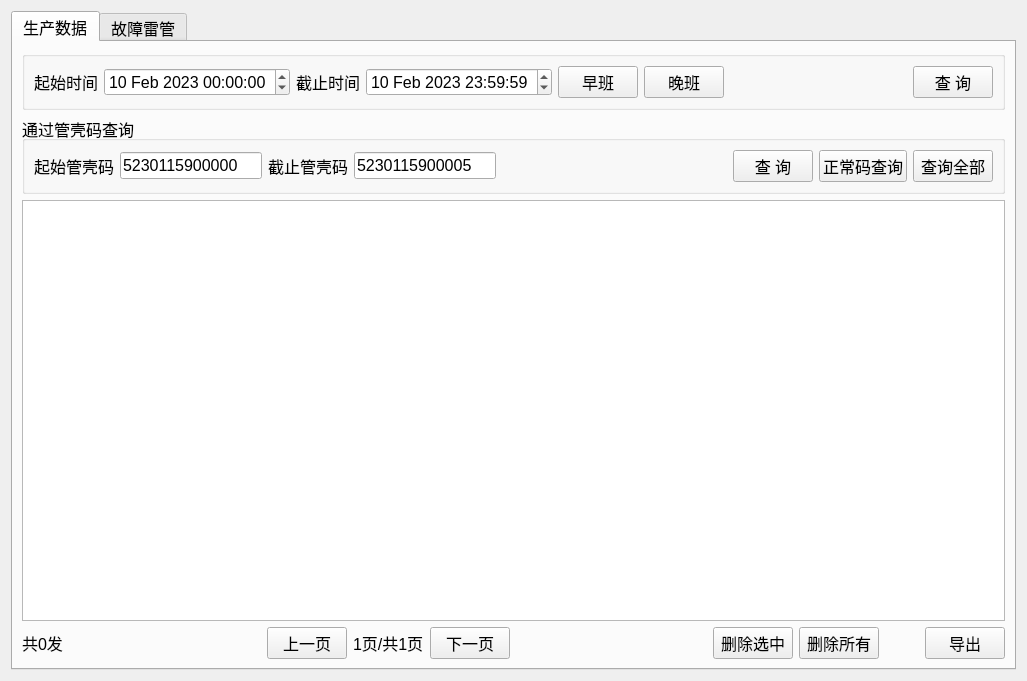
<?xml version="1.0" encoding="UTF-8"?>
<ui version="4.0">
 <class>ProduceDetInfo</class>
 <widget class="QWidget" name="ProduceDetInfo">
  <property name="geometry">
   <rect>
    <x>0</x>
    <y>0</y>
    <width>1027</width>
    <height>681</height>
   </rect>
  </property>
  <property name="windowTitle">
   <string>Form</string>
  </property>
  <layout class="QVBoxLayout" name="verticalLayout_3">
   <item>
    <widget class="QTabWidget" name="tabWidget">
     <property name="font">
      <font>
       <family>Arial</family>
       <pointsize>12</pointsize>
      </font>
     </property>
     <property name="currentIndex">
      <number>0</number>
     </property>
     <widget class="QWidget" name="tab">
      <attribute name="title">
       <string>生产数据</string>
      </attribute>
      <layout class="QVBoxLayout" name="verticalLayout_2">
       <item>
        <widget class="QGroupBox" name="groupBox">
         <property name="title">
          <string/>
         </property>
         <layout class="QVBoxLayout" name="verticalLayout">
          <item>
           <layout class="QHBoxLayout" name="horizontalLayout">
            <item>
             <widget class="QLabel" name="label">
              <property name="text">
               <string>起始时间</string>
              </property>
             </widget>
            </item>
            <item>
             <widget class="QDateTimeEdit" name="startTime">
              <property name="dateTime">
               <datetime>
                <hour>0</hour>
                <minute>0</minute>
                <second>0</second>
                <year>2023</year>
                <month>2</month>
                <day>10</day>
               </datetime>
              </property>
             </widget>
            </item>
            <item>
             <widget class="QLabel" name="label_2">
              <property name="text">
               <string>截止时间</string>
              </property>
             </widget>
            </item>
            <item>
             <widget class="QDateTimeEdit" name="endTime">
              <property name="dateTime">
               <datetime>
                <hour>23</hour>
                <minute>59</minute>
                <second>59</second>
                <year>2023</year>
                <month>2</month>
                <day>10</day>
               </datetime>
              </property>
             </widget>
            </item>
            <item>
             <widget class="QPushButton" name="foreShift">
              <property name="text">
               <string>早班</string>
              </property>
             </widget>
            </item>
            <item>
             <widget class="QPushButton" name="nightShift">
              <property name="text">
               <string>晚班</string>
              </property>
             </widget>
            </item>
            <item>
             <spacer name="horizontalSpacer">
              <property name="orientation">
               <enum>Qt::Horizontal</enum>
              </property>
              <property name="sizeHint" stdset="0">
               <size>
                <width>40</width>
                <height>20</height>
               </size>
              </property>
             </spacer>
            </item>
            <item>
             <widget class="QPushButton" name="searchData">
              <property name="text">
               <string>查 询</string>
              </property>
              <property name="icon">
               <iconset>
                <normaloff>:/icons/find.png</normaloff>:/icons/find.png</iconset>
              </property>
             </widget>
            </item>
           </layout>
          </item>
         </layout>
        </widget>
       </item>
       <item>
        <widget class="QGroupBox" name="groupBox_2">
         <property name="title">
          <string>通过管壳码查询</string>
         </property>
         <layout class="QGridLayout" name="gridLayout_3">
          <item row="0" column="0">
           <layout class="QHBoxLayout" name="horizontalLayout_5">
            <item>
             <layout class="QHBoxLayout" name="horizontalLayout_4">
              <item>
               <widget class="QLabel" name="label_6">
                <property name="text">
                 <string>起始管壳码</string>
                </property>
               </widget>
              </item>
              <item>
               <widget class="QLineEdit" name="startOutside">
                <property name="text">
                 <string>5230115900000</string>
                </property>
               </widget>
              </item>
              <item>
               <widget class="QLabel" name="label_9">
                <property name="text">
                 <string>截止管壳码</string>
                </property>
               </widget>
              </item>
              <item>
               <widget class="QLineEdit" name="endOutside">
                <property name="text">
                 <string>5230115900005</string>
                </property>
               </widget>
              </item>
             </layout>
            </item>
            <item>
             <spacer name="horizontalSpacer_3">
              <property name="orientation">
               <enum>Qt::Horizontal</enum>
              </property>
              <property name="sizeHint" stdset="0">
               <size>
                <width>37</width>
                <height>23</height>
               </size>
              </property>
             </spacer>
            </item>
            <item>
             <widget class="QPushButton" name="searchOutside">
              <property name="text">
               <string>查 询</string>
              </property>
              <property name="icon">
               <iconset>
                <normaloff>:/icons/find.png</normaloff>:/icons/find.png</iconset>
              </property>
             </widget>
            </item>
            <item>
             <widget class="QPushButton" name="pushButton_2">
              <property name="text">
               <string>正常码查询</string>
              </property>
             </widget>
            </item>
            <item>
             <widget class="QPushButton" name="searchAll">
              <property name="text">
               <string>查询全部</string>
              </property>
             </widget>
            </item>
           </layout>
          </item>
         </layout>
        </widget>
       </item>
       <item>
        <widget class="QTableView" name="tableView"/>
       </item>
       <item>
        <layout class="QHBoxLayout" name="horizontalLayout_2">
         <item>
          <widget class="QLabel" name="detCount">
           <property name="text">
            <string>共0发</string>
           </property>
          </widget>
         </item>
         <item>
          <spacer name="horizontalSpacer_2">
           <property name="orientation">
            <enum>Qt::Horizontal</enum>
           </property>
           <property name="sizeHint" stdset="0">
            <size>
             <width>40</width>
             <height>20</height>
            </size>
           </property>
          </spacer>
         </item>
         <item>
          <widget class="QPushButton" name="prepageBtn">
           <property name="text">
            <string>上一页</string>
           </property>
          </widget>
         </item>
         <item>
          <widget class="QLabel" name="page">
           <property name="text">
            <string>1页/共1页</string>
           </property>
          </widget>
         </item>
         <item>
          <widget class="QPushButton" name="nextpageBtn">
           <property name="text">
            <string>下一页</string>
           </property>
          </widget>
         </item>
         <item>
          <spacer name="horizontalSpacer_4">
           <property name="orientation">
            <enum>Qt::Horizontal</enum>
           </property>
           <property name="sizeHint" stdset="0">
            <size>
             <width>40</width>
             <height>20</height>
            </size>
           </property>
          </spacer>
         </item>
         <item>
          <widget class="QPushButton" name="deleteSelected">
           <property name="text">
            <string>删除选中</string>
           </property>
          </widget>
         </item>
         <item>
          <widget class="QPushButton" name="deleteAll">
           <property name="text">
            <string>删除所有</string>
           </property>
          </widget>
         </item>
         <item>
          <spacer name="horizontalSpacer_5">
           <property name="orientation">
            <enum>Qt::Horizontal</enum>
           </property>
           <property name="sizeType">
            <enum>QSizePolicy::Fixed</enum>
           </property>
           <property name="sizeHint" stdset="0">
            <size>
             <width>40</width>
             <height>20</height>
            </size>
           </property>
          </spacer>
         </item>
         <item>
          <widget class="QPushButton" name="exportData">
           <property name="text">
            <string>导出</string>
           </property>
          </widget>
         </item>
        </layout>
       </item>
      </layout>
     </widget>
     <widget class="QWidget" name="tab_statis">
      <attribute name="title">
       <string>故障雷管</string>
      </attribute>
      <layout class="QVBoxLayout" name="verticalLayout_4">
       <item>
        <layout class="QHBoxLayout" name="horizontalLayout_3">
         <item>
          <spacer name="queryError">
           <property name="orientation">
            <enum>Qt::Horizontal</enum>
           </property>
           <property name="sizeHint" stdset="0">
            <size>
             <width>40</width>
             <height>20</height>
            </size>
           </property>
          </spacer>
         </item>
         <item>
          <widget class="QPushButton" name="pushButton">
           <property name="text">
            <string>查询</string>
           </property>
          </widget>
         </item>
        </layout>
       </item>
       <item>
        <widget class="QTableView" name="tableViewError"/>
       </item>
      </layout>
     </widget>
    </widget>
   </item>
  </layout>
 </widget>
 <resources/>
 <connections/>
</ui>
